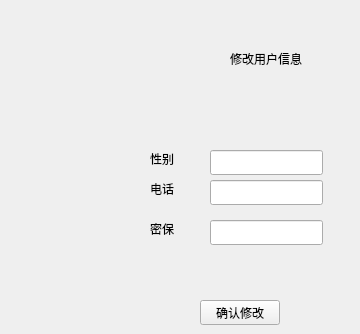
    <widget class="QWidget" name="modify_information_ui">
     <widget class="QLabel" name="label_5">
      <property name="geometry">
       <rect>
        <x>230</x>
        <y>50</y>
        <width>121</width>
        <height>17</height>
       </rect>
      </property>
      <property name="text">
       <string>修改用户信息</string>
      </property>
     </widget>
     <widget class="QLabel" name="label_7">
      <property name="geometry">
       <rect>
        <x>150</x>
        <y>150</y>
        <width>53</width>
        <height>17</height>
       </rect>
      </property>
      <property name="text">
       <string>性别</string>
      </property>
     </widget>
     <widget class="QLabel" name="label_8">
      <property name="geometry">
       <rect>
        <x>150</x>
        <y>180</y>
        <width>53</width>
        <height>17</height>
       </rect>
      </property>
      <property name="text">
       <string>电话</string>
      </property>
     </widget>
     <widget class="QLabel" name="label_9">
      <property name="geometry">
       <rect>
        <x>150</x>
        <y>220</y>
        <width>53</width>
        <height>17</height>
       </rect>
      </property>
      <property name="text">
       <string>密保</string>
      </property>
     </widget>
     <widget class="QLineEdit" name="lineEdit_sex">
      <property name="geometry">
       <rect>
        <x>210</x>
        <y>150</y>
        <width>113</width>
        <height>25</height>
       </rect>
      </property>
     </widget>
     <widget class="QLineEdit" name="lineEdit_phone">
      <property name="geometry">
       <rect>
        <x>210</x>
        <y>180</y>
        <width>113</width>
        <height>25</height>
       </rect>
      </property>
     </widget>
     <widget class="QLineEdit" name="lineEdit_mibao">
      <property name="geometry">
       <rect>
        <x>210</x>
        <y>220</y>
        <width>113</width>
        <height>25</height>
       </rect>
      </property>
     </widget>
     <widget class="QPushButton" name="pushButton_2">
      <property name="geometry">
       <rect>
        <x>200</x>
        <y>300</y>
        <width>80</width>
        <height>25</height>
       </rect>
      </property>
      <property name="text">
       <string>确认修改</string>
      </property>
     </widget>
    </widget>
